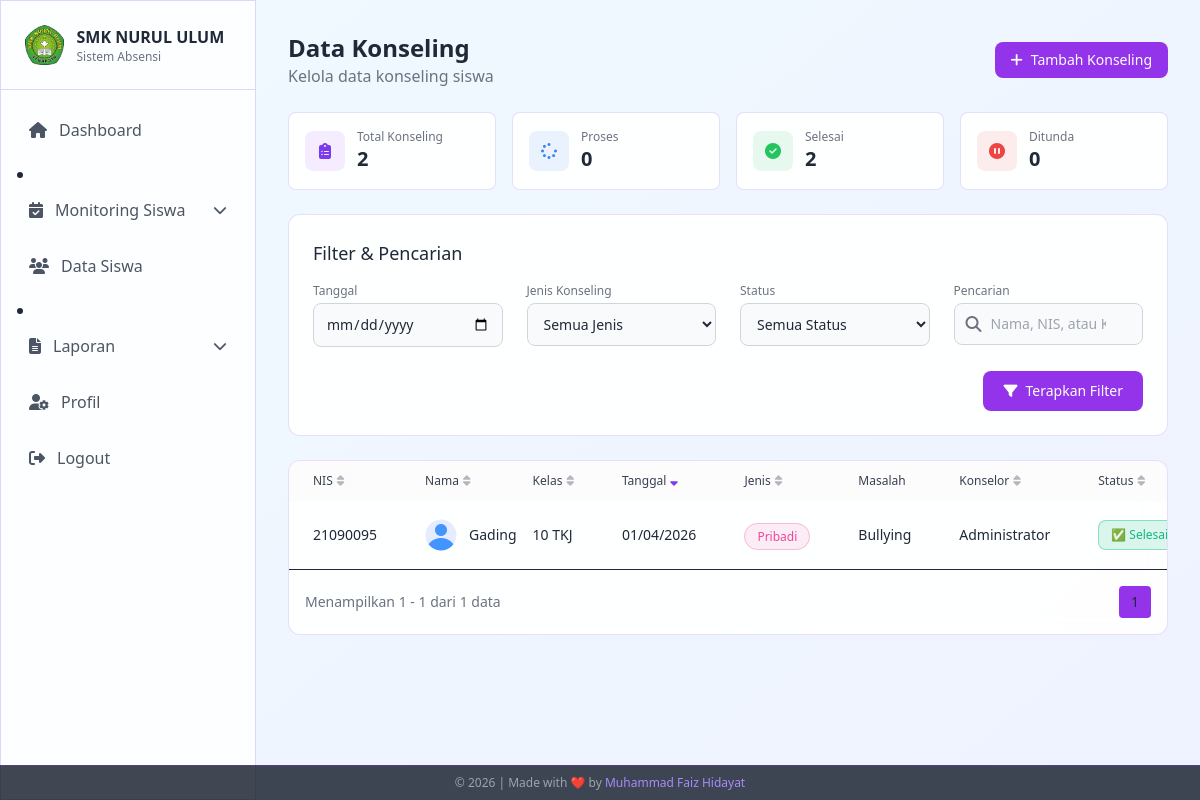
Page /admin/absensi/konseling.php (signed in) on the committed database.
### tables this page shows
CREATE TABLE `konseling` (
  `id` int NOT NULL AUTO_INCREMENT,
  `siswa_id` int NOT NULL,
  `tanggal` date NOT NULL,
  `jenis_konseling` varchar(20) NOT NULL,
  `masalah` text NOT NULL,
  `solusi` text,
  `tindak_lanjut` text,
  `konselor` varchar(100) NOT NULL,
  `status` varchar(20) DEFAULT 'Pending',
  `created_by` int DEFAULT NULL COMMENT 'FK ke users.id (admin yang input)',
  `created_at` timestamp NULL DEFAULT CURRENT_TIMESTAMP,
  `updated_at` timestamp NULL DEFAULT CURRENT_TIMESTAMP ON UPDATE CURRENT_TIMESTAMP,
  PRIMARY KEY (`id`)
);

CREATE TABLE `siswa` (
  `id` int NOT NULL AUTO_INCREMENT,
  `user_id` int DEFAULT NULL COMMENT 'FK ke tabel users',
  `nis` varchar(20) NOT NULL,
  `nama_lengkap` varchar(100) NOT NULL,
  `kelas` enum('10','11','12') NOT NULL,
  `jurusan` enum('TKJ','MP','AKL','TSM','TKR') NOT NULL,
  `email` varchar(100) NOT NULL,
  `password` varchar(255) NOT NULL,
  `foto_profil` varchar(255) DEFAULT 'assets/default/photo-profile.png',
  `created_at` timestamp NOT NULL DEFAULT CURRENT_TIMESTAMP,
  `updated_at` timestamp NOT NULL DEFAULT CURRENT_TIMESTAMP ON UPDATE CURRENT_TIMESTAMP,
  PRIMARY KEY (`id`),
  UNIQUE KEY `nis` (`nis`),
  UNIQUE KEY `email` (`email`),
  KEY `fk_siswa_user` (`user_id`),
  CONSTRAINT `fk_siswa_user` FOREIGN KEY (`user_id`) REFERENCES `users` (`id`) ON DELETE SET NULL
);

### admin/absensi/konseling.php (the view, shortened to what the rows shown need)
<?php
require_once '../../config/database.php';
$items_per_page = 10;
$page   = isset($_GET['page']) ? (int) $_GET['page'] : 1;
$offset = ($page - 1) * $items_per_page;
$base_join = "FROM konseling k
              JOIN siswa s ON k.siswa_id = s.id
              WHERE 1=1";
$sql = "SELECT k.id, k.tanggal, k.jenis_konseling, k.masalah, k.solusi,
               k.tindak_lanjut, k.konselor, k.status, k.created_at,
               s.nama_lengkap, s.nis, s.kelas, s.jurusan, s.foto_profil " . $base_join;
$sort_column  = $_GET['sort'] ?? 'tanggal';
$sort_order   = $_GET['order'] ?? 'DESC';
$valid_columns = ['nis', 'nama_lengkap', 'kelas', 'tanggal', 'jenis_konseling', 'konselor', 'status'];
$sort_column  = in_array($sort_column, $valid_columns) ? $sort_column : 'tanggal';
$sort_prefix  = in_array($sort_column, ['nama_lengkap', 'nis', 'kelas']) ? 's.' : 'k.';
$sql .= " ORDER BY " . $sort_prefix . "$sort_column " . ($sort_order === 'ASC' ? 'ASC' : 'DESC');
$sql .= " LIMIT :offset, :limit";
$stmt = $conn->prepare($sql);
$stmt->bindValue(':offset', (int) $offset, PDO::PARAM_INT);
$stmt->bindValue(':limit',  (int) $items_per_page, PDO::PARAM_INT);
$stmt->execute();
$konseling_list = $stmt->fetchAll(PDO::FETCH_ASSOC);
function buildSortUrl($column)
{
    $params = $_GET;
    $params['sort']  = $column;
    $params['order'] = (isset($_GET['sort']) && $_GET['sort'] === $column && $_GET['order'] === 'ASC') ? 'DESC' : 'ASC';
    return '?' . http_build_query($params);
}
function getSortIcon($column, $sort_column, $sort_order)
{
    if ($column !== $sort_column) return '<i class="fas fa-sort text-gray-500 opacity-50"></i>';
    return $sort_order === 'ASC'
        ? '<i class="fas fa-sort-up text-violet-600"></i>'
        : '<i class="fas fa-sort-down text-violet-600"></i>';
}
?>
<!DOCTYPE html>
<html lang="en">
<head>
    <script src="https://cdn.tailwindcss.com"></script>
    <link rel="stylesheet" href="https://cdnjs.cloudflare.com/ajax/libs/font-awesome/6.4.2/css/all.min.css">
</head>
<body class="min-h-screen text-gray-800 bg-fixed">
    <aside id="sidebar" class="fixed top-0 left-0 h-screen w-64 glass-effect border-r border-violet-200 z-50 sidebar-transition -translate-x-full lg:translate-x-0">
        <div class="flex items-center justify-between p-4 lg:p-6 border-b border-violet-200">
            <div class="flex items-center gap-3">
                <div>
                    <h1 class="font-semibold text-sm lg:text-base text-gray-800">SMK NURUL ULUM</h1>
                </div>
            </div>
        </div>
    </aside>
    <main class="lg:ml-64 min-h-screen bg-gradient-to-br from-sky-50 to-indigo-50 transition-all duration-300">
        <div class="p-4 lg:p-8">
            <div class="max-w-7xl mx-auto">
                <header class="flex flex-wrap justify-between items-center mb-6 gap-4">
                    <div>
                        <h1 class="text-xl md:text-2xl font-bold">Data Konseling</h1>
                    </div>
                </header>
                <div class="glass-effect rounded-xl overflow-hidden">
                    <?php if (count($konseling_list) > 0): ?>
                        <div class="overflow-x-auto table-container">
                            <table class="w-full whitespace-nowrap">
                                <thead>
                                    <tr class="bg-gray-50/50 text-gray-700 text-left">
                                        <th class="px-6 py-3 text-xs font-medium">
                                            <a href="<?= buildSortUrl('nis') ?>" class="flex items-center gap-1 hover:text-gray-800">NIS <?= getSortIcon('nis', $sort_column, $sort_order) ?></a>
                                        </th>
                                        <th class="px-6 py-3 text-xs font-medium">
                                            <a href="<?= buildSortUrl('nama_lengkap') ?>" class="flex items-center gap-1 hover:text-gray-800">Nama <?= getSortIcon('nama_lengkap', $sort_column, $sort_order) ?></a>
                                        </th>
                                        <th class="px-6 py-3 text-xs font-medium">
                                            <a href="<?= buildSortUrl('kelas') ?>" class="flex items-center gap-1 hover:text-gray-800">Kelas <?= getSortIcon('kelas', $sort_column, $sort_order) ?></a>
                                        </th>
                                        <th class="px-6 py-3 text-xs font-medium">
                                            <a href="<?= buildSortUrl('tanggal') ?>" class="flex items-center gap-1 hover:text-gray-800">Tanggal <?= getSortIcon('tanggal', $sort_column, $sort_order) ?></a>
                                        </th>
                                        <th class="px-6 py-3 text-xs font-medium">
                                            <a href="<?= buildSortUrl('jenis_konseling') ?>" class="flex items-center gap-1 hover:text-gray-800">Jenis <?= getSortIcon('jenis_konseling', $sort_column, $sort_order) ?></a>
                                        </th>
                                        <th class="px-6 py-3 text-xs font-medium">Masalah</th>
                                        <th class="px-6 py-3 text-xs font-medium">
                                            <a href="<?= buildSortUrl('konselor') ?>" class="flex items-center gap-1 hover:text-gray-800">Konselor <?= getSortIcon('konselor', $sort_column, $sort_order) ?></a>
                                        </th>
                                        <th class="px-6 py-3 text-xs font-medium">
                                            <a href="<?= buildSortUrl('status') ?>" class="flex items-center gap-1 hover:text-gray-800">Status <?= getSortIcon('status', $sort_column, $sort_order) ?></a>
                                        </th>
                                    </tr>
                                </thead>
                                <tbody class="divide-y divide-gray-800">
                                    <?php foreach ($konseling_list as $k): ?>
                                        <tr class="hover:bg-purple-900/5 transition-colors animate-fade-in" id="row-<?= $k['id'] ?>">
                                            <td class="px-6 py-4 text-sm"><?= htmlspecialchars($k['nis']) ?></td>
                                            <td class="px-6 py-4">
                                                <div class="flex items-center">
                                                    <img src="../../<?= $k['foto_profil'] ?: 'assets/default/avatar.png' ?>" alt="Profile" class="w-8 h-8 rounded-full object-cover mr-3">
                                                    <span class="text-sm"><?= htmlspecialchars($k['nama_lengkap']) ?></span>
                                                </div>
                                            </td>
                                            <td class="px-6 py-4 text-sm"><?= $k['kelas'] ?> <?= $k['jurusan'] ?></td>
                                            <td class="px-6 py-4 text-sm"><?= date('d/m/Y', strtotime($k['tanggal'])) ?></td>
                                            <td class="px-6 py-4">
                                                <span class="px-3 py-1 rounded-full text-xs jenis-<?= strtolower($k['jenis_konseling']) ?>">
                                                    <?= htmlspecialchars($k['jenis_konseling']) ?>
                                                </span>
                                            </td>
                                            <td class="px-6 py-4 text-sm">
                                                <div class="truncate-cell" title="<?= htmlspecialchars($k['masalah']) ?>">
                                                    <?= htmlspecialchars($k['masalah']) ?>
                                                </div>
                                            </td>
                                            <td class="px-6 py-4 text-sm"><?= htmlspecialchars($k['konselor']) ?></td>
                                            <td class="px-6 py-4">
                                                <div class="status-wrapper">
                                                    <select class="status-select rounded-lg px-3 py-1.5 text-xs font-medium border focus:outline-none status-<?= strtolower($k['status']) ?>"
                                                        data-id="<?= $k['id'] ?>" onchange="updateStatus(this)">
                                                        <option value="Selesai" <?= $k['status'] === 'Selesai' ? 'selected' : '' ?>>✅ Selesai</option>
                                                    </select>
                                                </div>
                                            </td>
                                        </tr>
                                    <?php endforeach; ?>
                                </tbody>
                            </table>
                        </div>
                    <?php endif; ?>
                </div>
            </div>
        </div>
    </main>
</body>
</html>

### rows in the picture
konseling: siswa.nis "21090095", siswa.foto_profil (picture), siswa.nama_lengkap "Gading", siswa.kelas "10", siswa.jurusan "TKJ", tanggal "01/04/2026", jenis_konseling "Pribadi", masalah "Bullying", konselor "Administrator", status+id "✅ Selesai"

### other values in the picture
$total_count "2"
$status_counts['Proses'] "0"
$status_counts['Selesai'] "2"
$status_counts['Ditunda'] "0"
min($offset + 1, $total_items) "1"
min($offset + $items_per_page, $total_items) "1"
$total_items "1"
